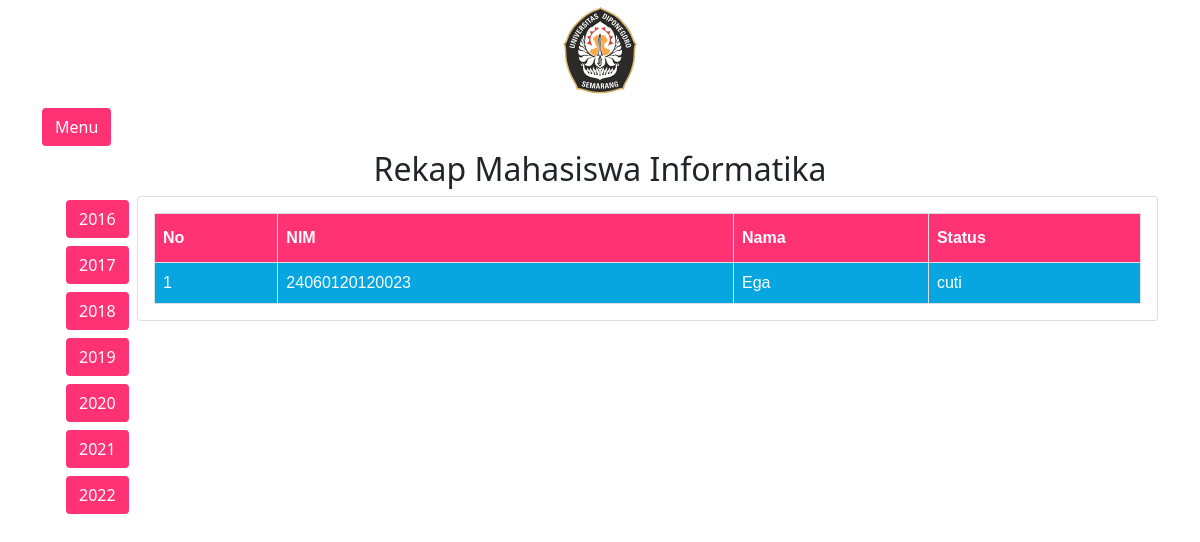
Page /Departemen/data_mhs_2019.php on the committed database.
### tables this page shows
CREATE TABLE `mahasiswa` (
  `NIM` bigint(200) NOT NULL,
  `nama_mhs` varchar(50) NOT NULL,
  `no_hp_mhs` varchar(15) NOT NULL,
  `angkatan` varchar(4) NOT NULL,
  `jalur_masuk` varchar(10) NOT NULL,
  `email_mhs` varchar(50) NOT NULL,
  `password_mhs` varchar(20) NOT NULL,
  `alamat_mhs` varchar(100) NOT NULL,
  `status_mhs` varchar(15) NOT NULL
);

### Departemen/data_mhs_2019.php (the view, shortened to what this page needs)
<?php
    include('../db_connect.php');
    $query = mysqli_query($koneksi, "SELECT * FROM mahasiswa WHERE angkatan = 2019");
?>
<!DOCTYPE html>
<html lang="en">
<head>
    <link rel="stylesheet" href="https://stackpath.bootstrapcdn.com/bootstrap/5.0.0-alpha2/css/bootstrap.min.css">
</head>
<body>
    <div class="foto text-center">
        <img src="logoundip.png" alt="" class=" logo" width="100px">
    </div>
    <section class="p-1 my-container ">
        <div class="container m-p-0">
            <button class="btn my-1" id="menu-btn">Menu</button><br>
            <center><h2>Rekap Mahasiswa Informatika</h2></center>
            <div class="row">
            <div class="col-lg-1">
                    <div class="container m-p-0">
                        <a href="data_mhs_2016.php" class="btn my-1" id="menu-btn">2016</a>
                        <a href="data_mhs_2017.php" class="btn my-1" id="menu-btn">2017</a>
                        <a href="data_mhs_2018.php" class="btn my-1" id="menu-btn">2018</a>
                        <a href="data_mhs_2019.php" class="btn my-1" id="menu-btn">2019</a>
                        <a href="data_mhs_2020.php" class="btn my-1" id="menu-btn">2020</a>
                        <a href="data_mhs_2021.php" class="btn my-1" id="menu-btn">2021</a>
                        <a href="data_mhs_2022.php" class="btn my-1" id="menu-btn">2022</a>
                    </div>
            </div>
            <div class="col-lg-11">
                <div class="card">
                    <div class="card-body">
                        <table id="customers">
                            <tr>
                              <th>No</th>
                              <th>NIM</th>
                              <th>Nama</th>
                              <th>Status</th>
                            </tr>
                            <?php
                            $i = 1;
                            while ($row = $query->fetch_object()){
                                echo '<tr>';
                                echo '<td>' .$i. '</td>';
                                echo '<td>' .$row->NIM. '</td>';
                                echo '<td>' .$row->nama_mhs. '</td>';
                                echo '<td>' .$row->status_mhs. '</td>';
                                echo '</tr>';
                                $i++;
                            }
                            ?>
                          </table>
                    </div>
                </div>
            </div>
            </div>
        </div>
    </section>
    <div id="chartContainer" style="height: 370px; width: 100%;"></div>
</body>
</html>

### Departemen/data_mhs_2019.php (style rules this page uses)
* { margin: 0; }
body { min-height: 100vh; background-color: #fff; }
.my-container { transition: 0.4s; }
#menu-btn { background-color: #ff3273; color: #fff; }
#customers { font-family: Arial, Helvetica, sans-serif; border-collapse: collapse; width: 100%; }
#customers td, #customers th { border: 1px solid #ddd; padding: 8px; }
#customers tr { background-color: #07a6e0; color: white; }
#customers th { padding-top: 12px; padding-bottom: 12px; text-align: left; background-color: #ff3273; color: white; }

### rows in the picture
mahasiswa: NIM "24060120120023", nama_mhs "Ega", status_mhs "cuti"
